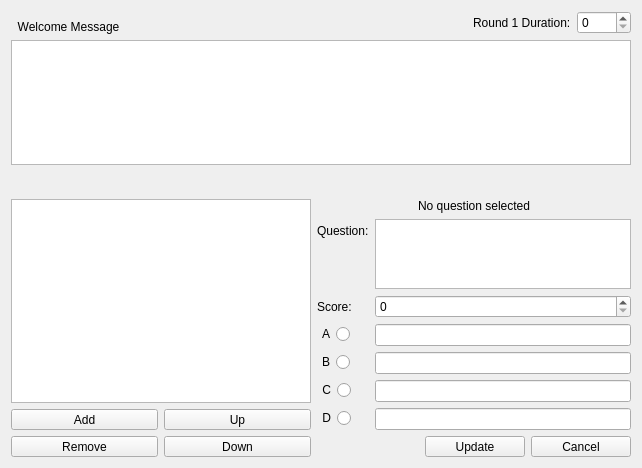
      <widget class="QWidget" name="firstRound">
       <attribute name="title">
        <string>Round 1</string>
       </attribute>
       <layout class="QVBoxLayout" name="verticalLayout_10">
        <item>
         <spacer name="verticalSpacer_9">
          <property name="orientation">
           <enum>Qt::Vertical</enum>
          </property>
          <property name="sizeHint" stdset="0">
           <size>
            <width>17</width>
            <height>0</height>
           </size>
          </property>
         </spacer>
        </item>
        <item>
         <layout class="QHBoxLayout" name="horizontalLayout_9">
          <item>
           <widget class="QLabel" name="label_23">
            <property name="sizePolicy">
             <sizepolicy hsizetype="Expanding" vsizetype="Preferred">
              <horstretch>0</horstretch>
              <verstretch>0</verstretch>
             </sizepolicy>
            </property>
            <property name="text">
             <string>  Welcome Message</string>
            </property>
            <property name="alignment">
             <set>Qt::AlignBottom|Qt::AlignLeading|Qt::AlignLeft</set>
            </property>
           </widget>
          </item>
          <item>
           <layout class="QFormLayout" name="formLayout_8">
            <property name="fieldGrowthPolicy">
             <enum>QFormLayout::ExpandingFieldsGrow</enum>
            </property>
            <item row="0" column="0">
             <widget class="QLabel" name="label_12">
              <property name="sizePolicy">
               <sizepolicy hsizetype="Preferred" vsizetype="Preferred">
                <horstretch>0</horstretch>
                <verstretch>0</verstretch>
               </sizepolicy>
              </property>
              <property name="text">
               <string>Round 1 Duration:</string>
              </property>
             </widget>
            </item>
            <item row="0" column="1">
             <widget class="QSpinBox" name="duration_r1">
              <property name="sizePolicy">
               <sizepolicy hsizetype="Minimum" vsizetype="Fixed">
                <horstretch>0</horstretch>
                <verstretch>0</verstretch>
               </sizepolicy>
              </property>
              <property name="maximum">
               <number>3600</number>
              </property>
             </widget>
            </item>
           </layout>
          </item>
         </layout>
        </item>
        <item>
         <widget class="QPlainTextEdit" name="welcome_r1">
          <property name="sizePolicy">
           <sizepolicy hsizetype="Expanding" vsizetype="MinimumExpanding">
            <horstretch>0</horstretch>
            <verstretch>0</verstretch>
           </sizepolicy>
          </property>
          <property name="maximumSize">
           <size>
            <width>16777215</width>
            <height>125</height>
           </size>
          </property>
         </widget>
        </item>
        <item>
         <spacer name="verticalSpacer_3">
          <property name="orientation">
           <enum>Qt::Vertical</enum>
          </property>
          <property name="sizeHint" stdset="0">
           <size>
            <width>20</width>
            <height>28</height>
           </size>
          </property>
         </spacer>
        </item>
        <item>
         <layout class="QHBoxLayout" name="horizontalLayout_11">
          <item>
           <layout class="QVBoxLayout" name="verticalLayout">
            <item>
             <widget class="QListView" name="list_r1">
              <property name="minimumSize">
               <size>
                <width>300</width>
                <height>0</height>
               </size>
              </property>
              <property name="maximumSize">
               <size>
                <width>300</width>
                <height>16777215</height>
               </size>
              </property>
             </widget>
            </item>
            <item>
             <layout class="QGridLayout" name="gridLayout">
              <item row="0" column="0">
               <widget class="QToolButton" name="button_add_r1">
                <property name="sizePolicy">
                 <sizepolicy hsizetype="Expanding" vsizetype="Fixed">
                  <horstretch>0</horstretch>
                  <verstretch>0</verstretch>
                 </sizepolicy>
                </property>
                <property name="maximumSize">
                 <size>
                  <width>150</width>
                  <height>16777215</height>
                 </size>
                </property>
                <property name="text">
                 <string>Add</string>
                </property>
               </widget>
              </item>
              <item row="0" column="1">
               <widget class="QToolButton" name="button_up_r1">
                <property name="sizePolicy">
                 <sizepolicy hsizetype="Expanding" vsizetype="Fixed">
                  <horstretch>0</horstretch>
                  <verstretch>0</verstretch>
                 </sizepolicy>
                </property>
                <property name="maximumSize">
                 <size>
                  <width>150</width>
                  <height>16777215</height>
                 </size>
                </property>
                <property name="text">
                 <string>Up</string>
                </property>
               </widget>
              </item>
              <item row="1" column="1">
               <widget class="QToolButton" name="button_down_r1">
                <property name="sizePolicy">
                 <sizepolicy hsizetype="Expanding" vsizetype="Fixed">
                  <horstretch>0</horstretch>
                  <verstretch>0</verstretch>
                 </sizepolicy>
                </property>
                <property name="maximumSize">
                 <size>
                  <width>150</width>
                  <height>16777215</height>
                 </size>
                </property>
                <property name="text">
                 <string>Down</string>
                </property>
               </widget>
              </item>
              <item row="1" column="0">
               <widget class="QToolButton" name="button_remove_r1">
                <property name="sizePolicy">
                 <sizepolicy hsizetype="Expanding" vsizetype="Fixed">
                  <horstretch>0</horstretch>
                  <verstretch>0</verstretch>
                 </sizepolicy>
                </property>
                <property name="maximumSize">
                 <size>
                  <width>150</width>
                  <height>16777215</height>
                 </size>
                </property>
                <property name="text">
                 <string>Remove</string>
                </property>
               </widget>
              </item>
             </layout>
            </item>
           </layout>
          </item>
          <item>
           <layout class="QVBoxLayout" name="verticalLayout_6">
            <item>
             <widget class="QLabel" name="question_r1_num">
              <property name="text">
               <string>No question selected</string>
              </property>
              <property name="alignment">
               <set>Qt::AlignCenter</set>
              </property>
             </widget>
            </item>
            <item>
             <layout class="QFormLayout" name="formLayout">
              <item row="0" column="0">
               <widget class="QLabel" name="label">
                <property name="minimumSize">
                 <size>
                  <width>0</width>
                  <height>0</height>
                 </size>
                </property>
                <property name="text">
                 <string>Question:</string>
                </property>
                <property name="buddy">
                 <cstring>question_r1_text</cstring>
                </property>
               </widget>
              </item>
              <item row="0" column="1">
               <widget class="QPlainTextEdit" name="question_r1_text">
                <property name="maximumSize">
                 <size>
                  <width>16777215</width>
                  <height>70</height>
                 </size>
                </property>
               </widget>
              </item>
              <item row="1" column="0">
               <widget class="QLabel" name="label_7">
                <property name="text">
                 <string>Score:</string>
                </property>
                <property name="buddy">
                 <cstring>question_r1_score</cstring>
                </property>
               </widget>
              </item>
              <item row="1" column="1">
               <widget class="QSpinBox" name="question_r1_score">
                <property name="sizePolicy">
                 <sizepolicy hsizetype="Expanding" vsizetype="Fixed">
                  <horstretch>0</horstretch>
                  <verstretch>0</verstretch>
                 </sizepolicy>
                </property>
                <property name="maximum">
                 <number>10</number>
                </property>
               </widget>
              </item>
              <item row="2" column="0">
               <widget class="QRadioButton" name="question_r1_ans_a">
                <property name="sizePolicy">
                 <sizepolicy hsizetype="Expanding" vsizetype="Fixed">
                  <horstretch>0</horstretch>
                  <verstretch>0</verstretch>
                 </sizepolicy>
                </property>
                <property name="layoutDirection">
                 <enum>Qt::RightToLeft</enum>
                </property>
                <property name="text">
                 <string>A</string>
                </property>
               </widget>
              </item>
              <item row="2" column="1">
               <widget class="QLineEdit" name="question_r1_a"/>
              </item>
              <item row="3" column="0">
               <widget class="QRadioButton" name="question_r1_ans_b">
                <property name="layoutDirection">
                 <enum>Qt::RightToLeft</enum>
                </property>
                <property name="text">
                 <string>B</string>
                </property>
               </widget>
              </item>
              <item row="3" column="1">
               <widget class="QLineEdit" name="question_r1_b">
                <property name="text">
                 <string/>
                </property>
               </widget>
              </item>
              <item row="4" column="0">
               <widget class="QRadioButton" name="question_r1_ans_c">
                <property name="layoutDirection">
                 <enum>Qt::RightToLeft</enum>
                </property>
                <property name="text">
                 <string>C</string>
                </property>
               </widget>
              </item>
              <item row="4" column="1">
               <widget class="QLineEdit" name="question_r1_c"/>
              </item>
              <item row="5" column="0">
               <widget class="QRadioButton" name="question_r1_ans_d">
                <property name="layoutDirection">
                 <enum>Qt::RightToLeft</enum>
                </property>
                <property name="text">
                 <string>D</string>
                </property>
               </widget>
              </item>
              <item row="5" column="1">
               <widget class="QLineEdit" name="question_r1_d"/>
              </item>
              <item row="6" column="1">
               <layout class="QHBoxLayout" name="horizontalLayout_3">
                <item>
                 <spacer name="horizontalSpacer">
                  <property name="orientation">
                   <enum>Qt::Horizontal</enum>
                  </property>
                  <property name="sizeHint" stdset="0">
                   <size>
                    <width>40</width>
                    <height>20</height>
                   </size>
                  </property>
                 </spacer>
                </item>
                <item>
                 <widget class="QToolButton" name="button_update_r1">
                  <property name="minimumSize">
                   <size>
                    <width>100</width>
                    <height>0</height>
                   </size>
                  </property>
                  <property name="layoutDirection">
                   <enum>Qt::RightToLeft</enum>
                  </property>
                  <property name="text">
                   <string>Update</string>
                  </property>
                 </widget>
                </item>
                <item>
                 <widget class="QToolButton" name="button_cancel_r1">
                  <property name="minimumSize">
                   <size>
                    <width>100</width>
                    <height>0</height>
                   </size>
                  </property>
                  <property name="layoutDirection">
                   <enum>Qt::RightToLeft</enum>
                  </property>
                  <property name="text">
                   <string>Cancel</string>
                  </property>
                 </widget>
                </item>
               </layout>
              </item>
             </layout>
            </item>
           </layout>
          </item>
         </layout>
        </item>
        <item>
         <spacer name="verticalSpacer_8">
          <property name="orientation">
           <enum>Qt::Vertical</enum>
          </property>
          <property name="sizeHint" stdset="0">
           <size>
            <width>17</width>
            <height>0</height>
           </size>
          </property>
         </spacer>
        </item>
       </layout>
      </widget>
